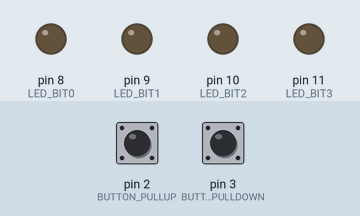
This sketch was run on a simulated Arduino Uno, built with avr-gcc and run on an emulated ATmega328P. Shown: output pins drawn as LEDs (lit = HIGH). Inputs (shaded band) come from the test bench; at power-on: pin 2 (BUTTON_PULLUP) HIGH, pin 3 (BUTTON_PULLDOWN) LOW.

Above: at 1.2 s.
1.3 s: pin 2 (BUTTON_PULLUP) pulled LOW for 0.15 s
At 2.2 s:
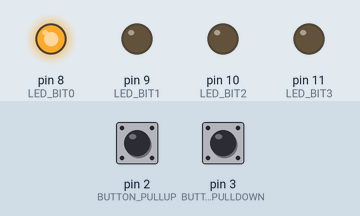
2.9 s: pin 3 (BUTTON_PULLDOWN) pulled HIGH for 0.15 s
At 3.4 s:
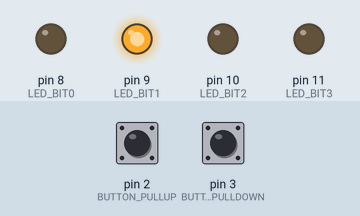
4.5 s: pin 2 (BUTTON_PULLUP) pulled LOW for 1 s
At 5.8 s:
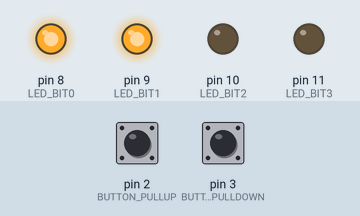
7.0 s: pin 3 (BUTTON_PULLDOWN) pulled HIGH for 1 s
At 7.7 s:
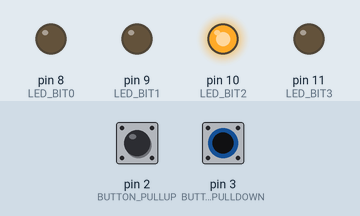
9.5 s: pin 2 (BUTTON_PULLUP) pulled LOW for 0.15 s
At 10.7 s:
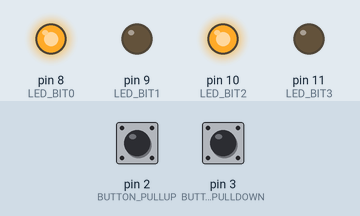
11.1 s: pin 3 (BUTTON_PULLDOWN) pulled HIGH for 0.15 s
At 12.1 s:
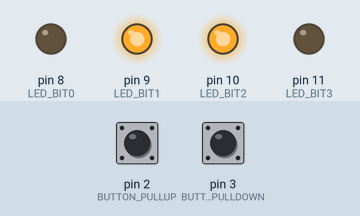
Timing chart, 0 to 13.7 s (numbered marks = the images above; inputs shaded):
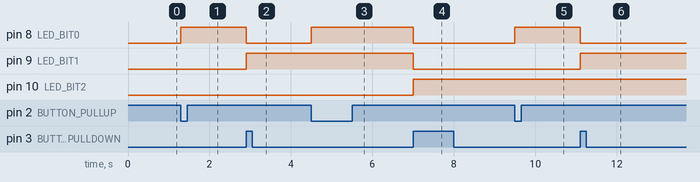

Measured:
- after the input at 1.3 s, pin 8 (LED_BIT0): LOW → HIGH at once
- after the input at 2.9 s, pin 8 (LED_BIT0): HIGH → LOW at once; pin 9 (LED_BIT1): LOW → HIGH at once
- after the input at 4.5 s, pin 8 (LED_BIT0): LOW → HIGH at once
- after the input at 7.0 s, pin 8 (LED_BIT0), pin 9 (LED_BIT1): HIGH → LOW at once; pin 10 (LED_BIT2): LOW → HIGH at once
- after the input at 9.5 s, pin 8 (LED_BIT0): LOW → HIGH at once
- after the input at 11.1 s, pin 8 (LED_BIT0): HIGH → LOW at once; pin 9 (LED_BIT1): LOW → HIGH at once

The sketch:

binary.ino
```cpp
// TASK: BUTTON INPUT — PULL-UP vs PULL-DOWN, DRIVING A 4-BIT LED BINARY COUNTER
//
// Button A: wired to GND, uses INPUT_PULLUP (internal resistor) -> idle = HIGH, pressed = LOW
// Button B: wired to 5V through an external pull-DOWN resistor  -> idle = LOW,  pressed = HIGH
// Either button increments a 4-bit counter (0-15) shown in binary on 4 LEDs.
//
// WIRING — Button A (internal pull-up):
//   Pin 2 -> one leg of button -> other leg of button -> GND
//   (no external resistor needed; INPUT_PULLUP enables the internal one)
//
// WIRING — Button B (external pull-down):
//   5V -> one leg of button -> other leg of button -> Pin 3
//   Pin 3 -> 10kohm resistor -> GND
//   (resistor holds the pin LOW when button is not pressed)
//
// WIRING — LED binary display (x4, same pattern):
//   Pin 8  (BIT0/LSB) -> 220ohm resistor -> LED anode(+) -> LED cathode(-) -> GND
//   Pin 9  (BIT1)     -> 220ohm resistor -> LED anode(+) -> LED cathode(-) -> GND
//   Pin 10 (BIT2)     -> 220ohm resistor -> LED anode(+) -> LED cathode(-) -> GND
//   Pin 11 (BIT3/MSB) -> 220ohm resistor -> LED anode(+) -> LED cathode(-) -> GND

#define BUTTON_PULLUP   2  // internal pull-up, active LOW when pressed
#define BUTTON_PULLDOWN 3  // external pull-down resistor, active HIGH when pressed

#define LED_BIT0 8   // LSB
#define LED_BIT1 9
#define LED_BIT2 10
#define LED_BIT3 11  // MSB

const unsigned long DEBOUNCE_MS = 50;

int counter = 0;
bool lastPullUpState = HIGH;    // idle state for INPUT_PULLUP
bool lastPullDownState = LOW;   // idle state for external pull-down
unsigned long lastDebounceTime = 0;

void setup() {
  pinMode(BUTTON_PULLUP, INPUT_PULLUP);
  pinMode(BUTTON_PULLDOWN, INPUT);  // external resistor does the pull-down

  pinMode(LED_BIT0, OUTPUT);
  pinMode(LED_BIT1, OUTPUT);
  pinMode(LED_BIT2, OUTPUT);
  pinMode(LED_BIT3, OUTPUT);

  showBinary(counter);
}

void loop() {
  bool pullUpState = digitalRead(BUTTON_PULLUP);
  bool pullDownState = digitalRead(BUTTON_PULLDOWN);

  unsigned long now = millis();
  if (now - lastDebounceTime > DEBOUNCE_MS) {
    // Pull-up button: pressed when it goes LOW
    if (pullUpState == LOW && lastPullUpState == HIGH) {
      counter = (counter + 1) % 16;
      showBinary(counter);
      lastDebounceTime = now;
    }

    // Pull-down button: pressed when it goes HIGH
    if (pullDownState == HIGH && lastPullDownState == LOW) {
      counter = (counter + 1) % 16;
      showBinary(counter);
      lastDebounceTime = now;
    }
  }

  lastPullUpState = pullUpState;
  lastPullDownState = pullDownState;
}

void showBinary(int value) {
  digitalWrite(LED_BIT0, (value >> 0) & 1);
  digitalWrite(LED_BIT1, (value >> 1) & 1);
  digitalWrite(LED_BIT2, (value >> 2) & 1);
  digitalWrite(LED_BIT3, (value >> 3) & 1);
}
```
